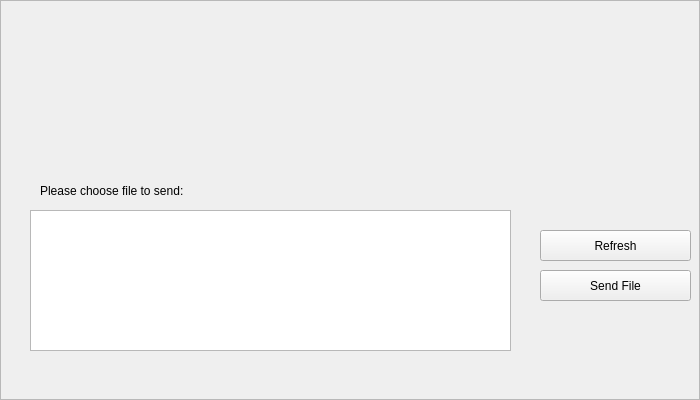
<widget class="QFrame" name="deviceOpushFrame">
   <property name="geometry">
    <rect>
     <x>110</x>
     <y>10</y>
     <width>700</width>
     <height>400</height>
    </rect>
   </property>
   <property name="autoFillBackground">
    <bool>true</bool>
   </property>
   <property name="frameShape">
    <enum>QFrame::StyledPanel</enum>
   </property>
   <property name="frameShadow">
    <enum>QFrame::Raised</enum>
   </property>
   <widget class="QPushButton" name="btnSendFile">
    <property name="geometry">
     <rect>
      <x>540</x>
      <y>270</y>
      <width>151</width>
      <height>31</height>
     </rect>
    </property>
    <property name="text">
     <string>Send File</string>
    </property>
   </widget>
   <widget class="QPushButton" name="btnOpushRefresh">
    <property name="geometry">
     <rect>
      <x>540</x>
      <y>230</y>
      <width>151</width>
      <height>31</height>
     </rect>
    </property>
    <property name="text">
     <string>Refresh</string>
    </property>
   </widget>
   <widget class="QLabel" name="label_opush">
    <property name="geometry">
     <rect>
      <x>40</x>
      <y>180</y>
      <width>281</width>
      <height>21</height>
     </rect>
    </property>
    <property name="text">
     <string>Please choose file to send:</string>
    </property>
   </widget>
   <widget class="QTableWidget" name="tblFileList">
    <property name="geometry">
     <rect>
      <x>30</x>
      <y>210</y>
      <width>481</width>
      <height>141</height>
     </rect>
    </property>
    <attribute name="horizontalHeaderCascadingSectionResizes">
     <bool>false</bool>
    </attribute>
    <attribute name="horizontalHeaderDefaultSectionSize">
     <number>500</number>
    </attribute>
    <attribute name="horizontalHeaderMinimumSectionSize">
     <number>100</number>
    </attribute>
   </widget>
 </widget>
